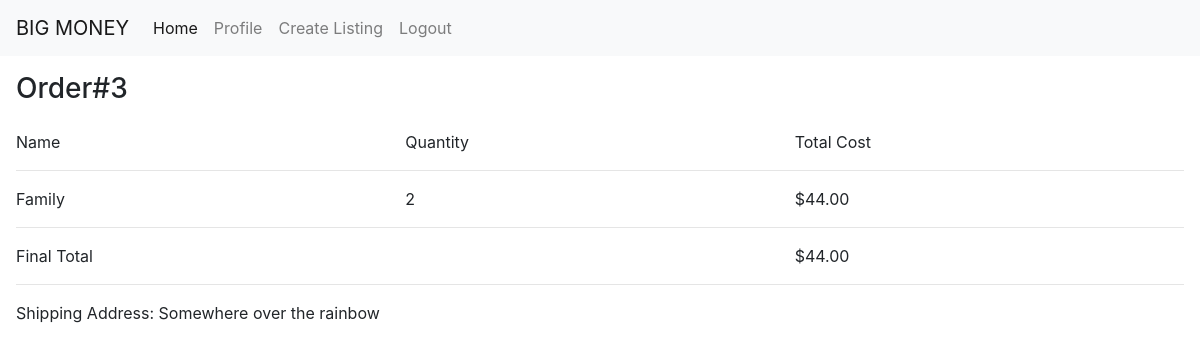
The app's page /profile/history/3 (signed in) with its own data.
### models.py (models this page shows)
class OrderItem(db.Model):
    item_id = db.Column(db.Integer, db.ForeignKey('item.id'), primary_key=True)
    order_id = db.Column(db.Integer, db.ForeignKey('order.id'), primary_key=True)
    qty_ordered = db.Column(db.Integer)
    name = db.Column(db.String(100))  # In case the item is deleted, this is for order history
    cost = db.Column(db.Float)
    item = db.relationship('Item', backref=db.backref('orders'))
    order = db.relationship('Order', backref=db.backref('items'))

class Order(db.Model):
    id = db.Column(db.Integer, primary_key=True)
    buyer_id = db.Column(db.Integer, db.ForeignKey('user.id'))
    shipaddress = db.Column(db.String(150))

### login/profile.py (the view)
@user_profile.route('/profile/history/<order_id>')
def view_order_history(order_id):
    order = Order.query.filter_by(id=order_id).first()
    if (order.buyer_id != current_user.id):
        return render_template('permission_error.html')
    orderitemlist = []
    grandtotalcost = 0
    orderitems = OrderItem.query.filter_by(order_id=order.id).all()
    for orderitem in orderitems:
        grandtotalcost += orderitem.cost
        orderitemlist.append([orderitem.name, orderitem.qty_ordered, orderitem.cost])
    return render_template('order/order_history.html', order_id=order.id, address=order.shipaddress, grandtotalcost=grandtotalcost, orderitems=orderitemlist)

### app.py (called while the page is built)
def create_app():
    app = Flask(__name__)
    app.config['SECRET_KEY'] = "S`.H73y@AcMt(M'jXwp'(I;ngf^Sc5"
    app.config['SQLALCHEMY_DATABASE_URI'] = 'sqlite:///data.db'
    db.init_app(app)
    from models import User
    login_manager = LoginManager()
    login_manager.login_view = 'auth.login'
    login_manager.init_app(app)
    @login_manager.user_loader
    def load_user(user_id):
        return User.query.get(int(user_id))
    from login.auth import auth as auth_blueprint
    app.register_blueprint(auth_blueprint)
    from login.profile import user_profile as profile_blueprint
    app.register_blueprint(profile_blueprint)
    from order.selling import selling as selling_blueprint
    app.register_blueprint(selling_blueprint)
    from order.buying import buying as buying_blueprint
    app.register_blueprint(buying_blueprint)
    return app

### templates/order/order_history.html
{% extends "base.html" %}
{% block content %}
<div class="m-3">
    <h3 class="mb-4">Order#{{ order_id }}</h3>
    <div class="d-flex flex-row justify-content-between">
        <div style="flex: 1;">Name</div>
        <div style="flex: 1;">Quantity</div>
        <div style="flex: 1;">Total Cost</div>
    </div>
    <hr />
    <div>
        {% for item in orderitems %}
        <div class="mb-2 mt-2 d-flex flex-row justify-content-between">
            <div style="flex: 1;">{{item[0]}}</div>
            <div style="flex: 1;">{{item[1]}}</div>
            <div style="flex: 1;">${{"{:,.2f}".format(item[2])}}</div>
        </div>
        {% endfor %}
    </div>
    <hr />
    <div class="d-flex flex-row justify-content-between">
        <div style="flex: 1;">Final Total</div>
        <div style="flex: 1;"></div>
        <div style="flex: 1;">${{"{:,.2f}".format(grandtotalcost)}}</div>
    </div>
    <hr />
    <div>Shipping Address: {{address}}</div>
</div>
{% endblock %}

### records on screen
OrderItem: name "Family", qty_ordered "2", cost "44.00"
Order: shipaddress "Somewhere over the rainbow"

### other values on screen
{{ order_id }} "3"
{{ "{:,.2f}".format(grandtotalcost) }} "44.00"
